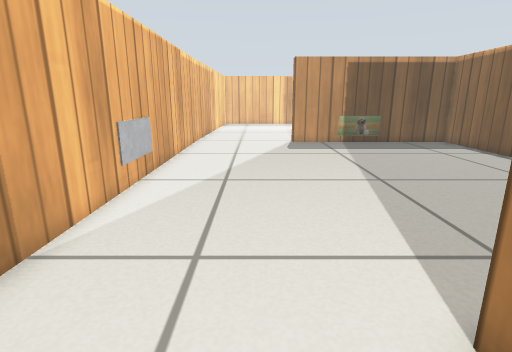
[1] (above)

17 first-person views from a walk through a robot-simulator world made for Gazebo. The camera is 0.5 m above the floor, tilts 14° down and sees 80° across. The lines on the ground mark 1 m squares. The floor is counted in squares, 0.2 m on a side. Each view is taken from the middle of a square. On the plan, view 1 faces up. The plan holds only what a view shows up to about 19 squares ahead; the rest is blank. Simple patterns stand in for the simulator's built-in surfaces.

[2]
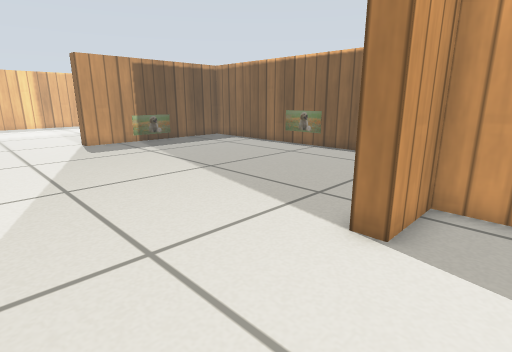

[3]
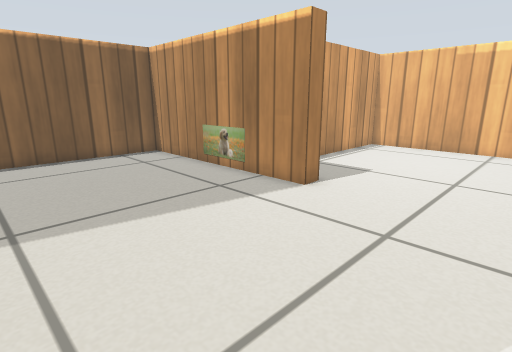

[4]
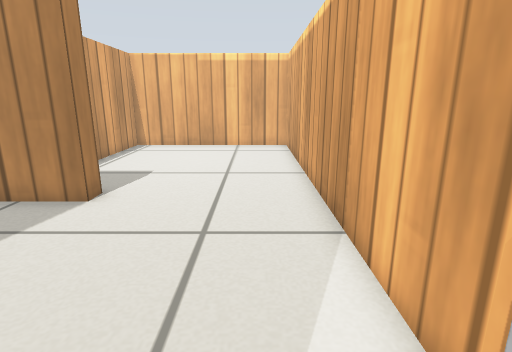

[5]
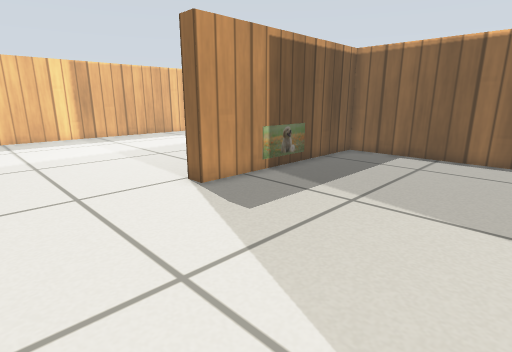

[6]
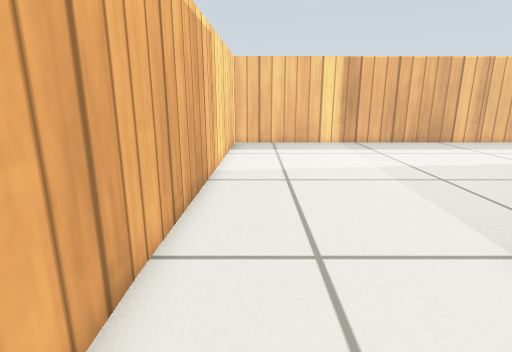

[7]
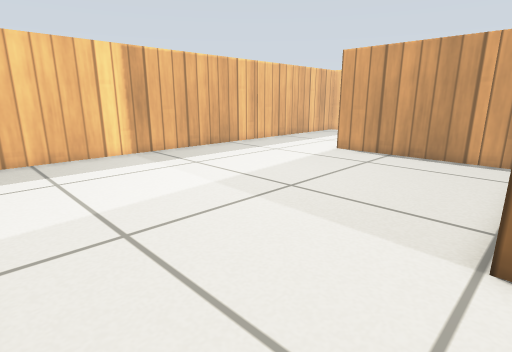

[8]
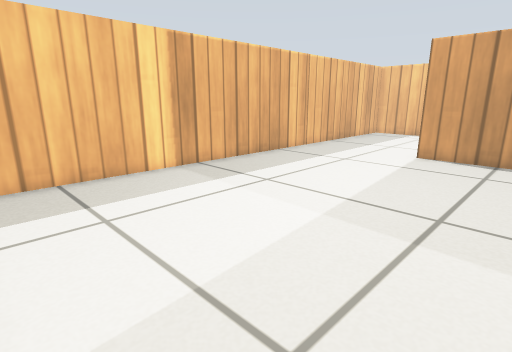

[9]
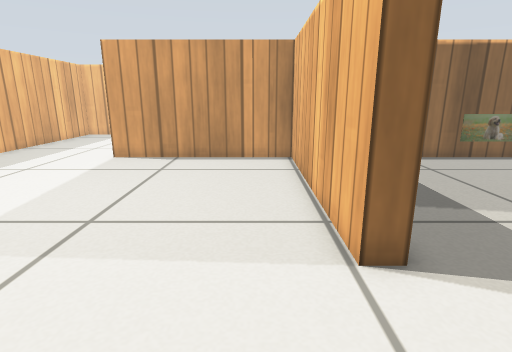

[10]
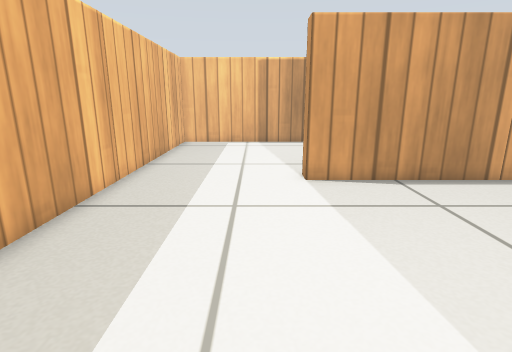

[11]
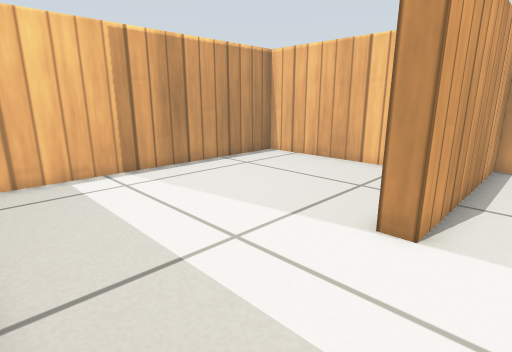

[12]
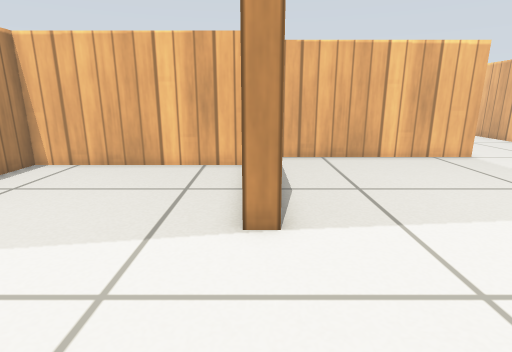

[13]
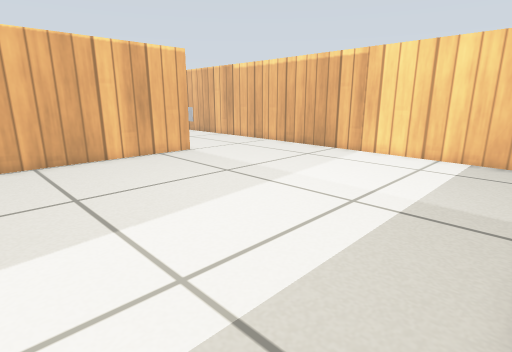

[14]
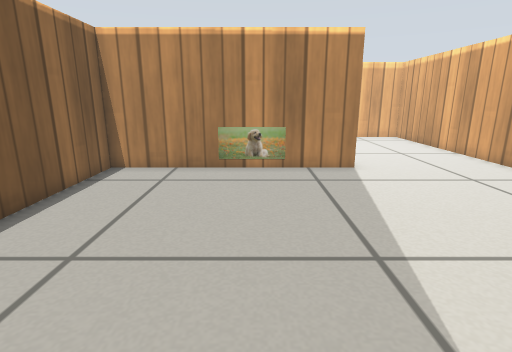

[15]
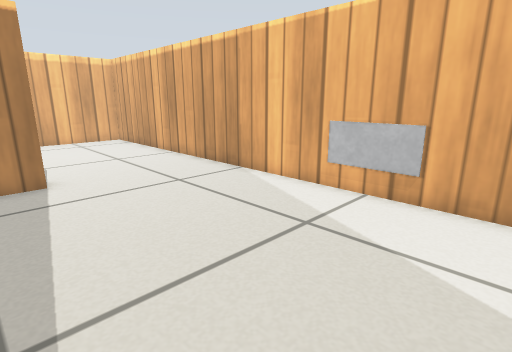

[16]
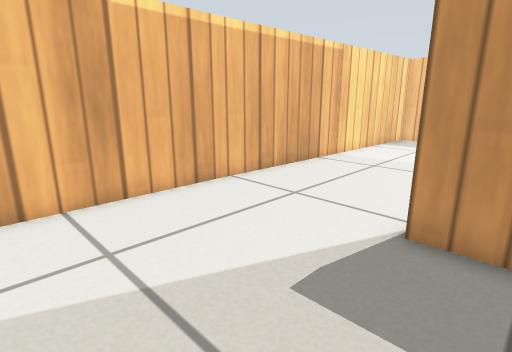

[17]
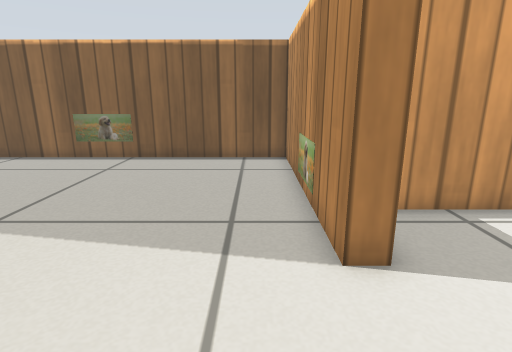

### Floor plan
Points are (right, up) in squares from view 1. A wall is a line through its corners. A room is listed if a view was taken in it or the views show most of it. See-through windows are left out.
Room 1 (views 1, 2)
walls: (-3.7, 2.4) (-3.7, -7.3) (4.8, -7.3) (4.8, 1.9) (2.3, 1.9) (2.3, 2.7)
ways out: opening at (-0.5, 2) to room 2
Room 2 (views 3, 4, 5, 6, 14, 15, 16, 17)
walls: (2.3, 2.7) (11.5, 2.7) (11.5, 18.6) (2.3, 18.6); (-3.7, 8.6) (-3.7, 2.4); (-3.7, 19.1) (-3.7, 10.4)
ways out: opening at (-0.5, 2) to room 1; opening at (-0.5, 19) to room 3
objects: grey box (-4, 9) to (-4, 10)
Room 3 (views 7, 8, 9, 10, 11, 12, 13)
walls: (2.3, 18.6) (2.3, 19.4) (11.5, 19.4) (11.5, 27.4) (12.4, 27.4); (12.6, 33.4) (-3.2, 33.4) (-3.7, 19)
ways out: opening at (-0.5, 19) to room 2; opening at (12, 30.5) to room 4
Room 4 (no view inside)
walls: (12.5, 21.2) (20.8, 21.2) (20.8, 33.4) (12.6, 33.4)
ways out: opening at (12, 30.5) to room 3

Where each view was taken, in squares from view 1:
view 1: 0 up, 0 right, facing up
view 2: 0 up, 3 left, facing up-right
view 3: 10 up, 3 left, facing down-right
view 4: 10 up, 2 left, facing down
view 5: 11 up, 3 left, facing up-right
view 6: 15 up, 2 left, facing up
view 7: 19 up, 3 left, facing up-right
view 8: 23 up, 3 left, facing up-right
view 9: 21 up, 2 left, facing right
view 10: 29 up, 2 right, facing right
view 11: 33 up, 10 right, facing down-right
view 12: 33 up, 12 right, facing down
view 13: 33 up, 11 right, facing down-left
view 14: 14 up, 6 right, facing down
view 15: 13 up, 4 right, facing down-left
view 16: 13 up, 4 right, facing up-left
view 17: 4 up, 2 left, facing right
